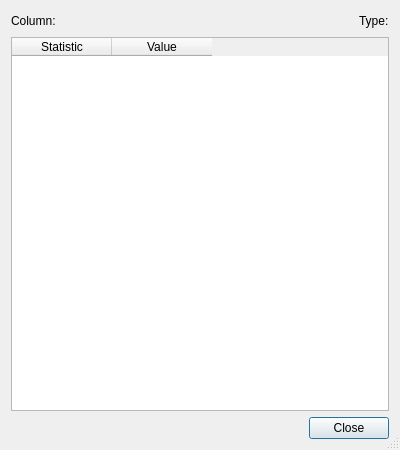
<?xml version="1.0" encoding="UTF-8"?>
<ui version="4.0">
 <class>DADialogDataframeColumnDescribe</class>
 <widget class="QDialog" name="DADialogDataframeColumnDescribe">
  <property name="geometry">
   <rect>
    <x>0</x>
    <y>0</y>
    <width>400</width>
    <height>450</height>
   </rect>
  </property>
  <property name="windowTitle">
   <string>Column Statistics</string>
  </property>
  <property name="sizeGripEnabled">
   <bool>true</bool>
  </property>
  <layout class="QVBoxLayout" name="verticalLayout">
   <item>
    <layout class="QHBoxLayout" name="horizontalLayout">
     <item>
      <widget class="QLabel" name="labelColumnName">
       <property name="text">
        <string>Column:</string>
       </property>
      </widget>
     </item>
     <item>
      <spacer name="horizontalSpacer">
       <property name="orientation">
        <enum>Qt::Horizontal</enum>
       </property>
       <property name="sizeHint" stdset="0">
        <size>
         <width>40</width>
         <height>20</height>
        </size>
       </property>
      </spacer>
     </item>
     <item>
      <widget class="QLabel" name="labelDType">
       <property name="text">
        <string>Type:</string>
       </property>
      </widget>
     </item>
    </layout>
   </item>
   <item>
    <widget class="QTableWidget" name="tableWidget">
     <property name="editTriggers">
      <set>QAbstractItemView::NoEditTriggers</set>
     </property>
     <property name="selectionMode">
      <enum>QAbstractItemView::SingleSelection</enum>
     </property>
     <property name="selectionBehavior">
      <enum>QAbstractItemView::SelectRows</enum>
     </property>
     <attribute name="verticalHeaderVisible">
      <bool>false</bool>
     </attribute>
     <column>
      <property name="text">
       <string>Statistic</string>
      </property>
     </column>
     <column>
      <property name="text">
       <string>Value</string>
      </property>
     </column>
    </widget>
   </item>
   <item>
    <layout class="QHBoxLayout" name="horizontalLayout_2">
     <item>
      <spacer name="horizontalSpacer_2">
       <property name="orientation">
        <enum>Qt::Horizontal</enum>
       </property>
       <property name="sizeHint" stdset="0">
        <size>
         <width>40</width>
         <height>20</height>
        </size>
       </property>
      </spacer>
     </item>
     <item>
      <widget class="QPushButton" name="pushButtonClose">
       <property name="text">
        <string>Close</string>
       </property>
      </widget>
     </item>
    </layout>
   </item>
  </layout>
 </widget>
 <resources/>
 <connections>
  <connection>
   <sender>pushButtonClose</sender>
   <signal>clicked()</signal>
   <receiver>DADialogDataframeColumnDescribe</receiver>
   <slot>accept()</slot>
   <hints>
    <hint type="sourcelabel">
     <x>342</x>
     <y>426</y>
    </hint>
    <hint type="destinationlabel">
     <x>199</x>
     <y>224</y>
    </hint>
   </hints>
  </connection>
 </connections>
</ui>
